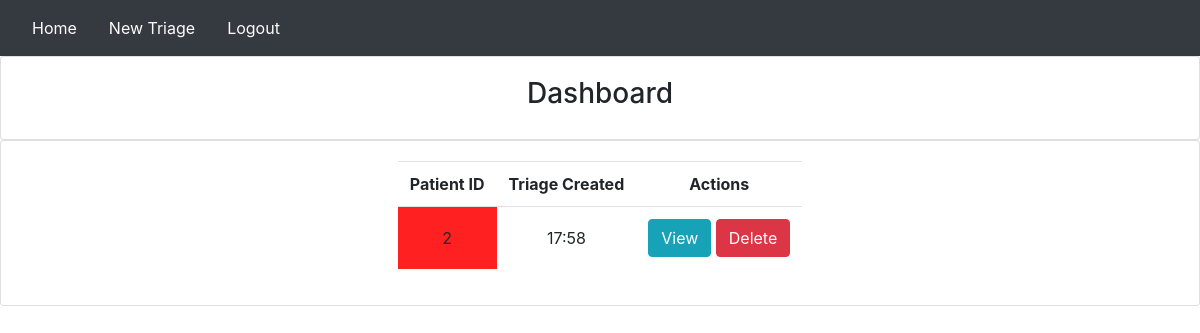
Page /home/ (signed in) on the earlier database version.
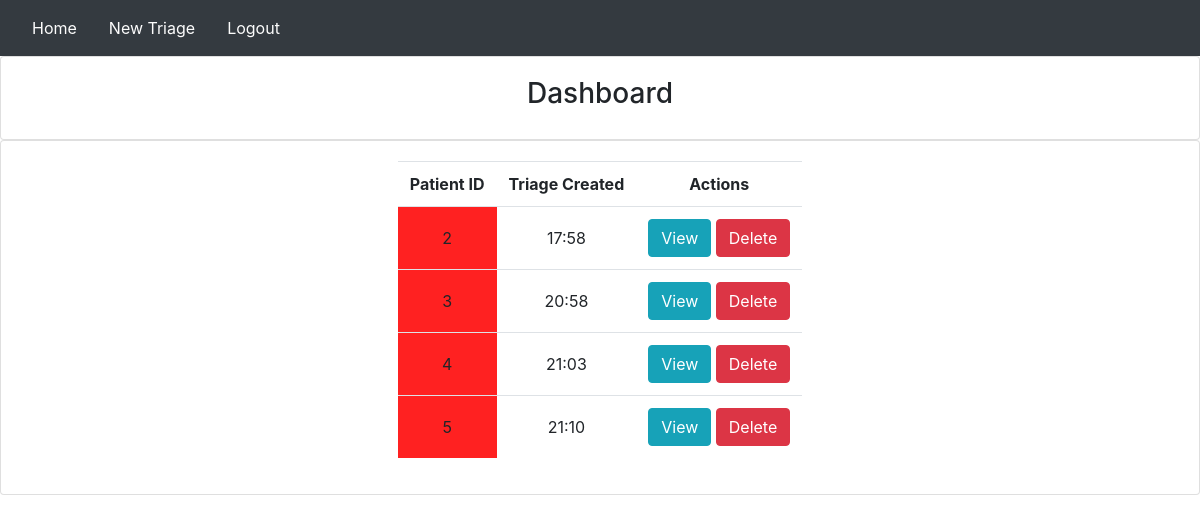
Same page on the later database version.
### triage/models.py (models this page shows, shortened)
class Triage(models.Model):
    created = models.DateTimeField(auto_now_add=True)
    user = models.ForeignKey(settings.AUTH_USER_MODEL, on_delete=models.CASCADE)
    patientid = models.CharField("Beteg azonosító", max_length=50, unique=True)
    legut = models.CharField("Légút",max_length=1,choices=LEGUT_CHOICES)
    legzesszam = models.CharField("Légzésszám", max_length=1,choices=LEGZESSZAM)
    legzesszam_LF = models.CharField("LF",max_length=50)
    legzesi_munka = models.CharField("Légzési munka",max_length=1,choices=LEGZESI_MUNKA)
    legzesi_munka_SPO = models.CharField("SpO2",max_length=50)
    kohoges = models.CharField("Köhögés",max_length=1,choices=KOHOGES)
    pulzus = models.CharField("Pulzus",max_length=1,choices=PULZUS)
    pulzus_p = models.CharField("P",max_length=50)
    bor = models.CharField("Bőr",max_length=1,choices=BOR)
    crt = models.CharField("CRT",max_length=50)
    rrbo = models.CharField("RR bo",max_length=50)
    treatment = models.BooleanField("Kezelés alatt", default=False)
    triage_category = models.CharField("Triage Kategória",max_length=1,choices=TRIAGE_CATEGORY)

### triage/views.py (the view)
# urls.py: path('home/', views.home, name='app-home'),
@login_required
def home(request):
    return render(request, 'home.html', get_triage_data())

### triage/views.py (called while the page is built)
def get_triage_data():
    triage = {"triage": Triage.objects.all()}
    return triage

### triage/templates/home.html (shortened to what this page needs)
{%extends "base.html" %}
{% block content %}
        <div class="card card-body align-items-center d-flex justify-content-center">
            <h3>Dashboard</h3>
        </div>
        <div class="card card-body align-items-center d-flex justify-content-center">
            <table class="table table-responsive align-items-center d-flex justify-content-center">
                <tr>
                    <th class="text-center">Patient ID</th>
                    <th class="text-center">Triage Created</th>
                    <th class="text-center">Actions</th>
                </tr>
                    {% for i in triage %}
                <tr>
                    {% if i.triage_category == '1' %}
                    <td style="text-align: center; vertical-align: middle; background-color: rgba(255, 0, 0, 0.87)">{{i.patientid}}</td>
                    {% elif i.triage_category == '2' %}
                    <td style="text-align: center; vertical-align: middle; background-color: rgba(255, 115, 0, 0.849)">{{i.patientid}}</td>
                    {% elif i.triage_category == '3' %}
                    <td style="text-align: center; vertical-align: middle; background-color: rgba(255, 251, 0, 0.822)">{{i.patientid}}</td>
                    {% elif i.triage_category == '4' %}
                    <td style="text-align: center; vertical-align: middle; background-color: rgba(43, 255, 0, 0.781)">{{i.patientid}}</td>
                    {% elif i.triage_category == '5' %}
                    <td style="text-align: center; vertical-align: middle; background-color: rgba(25, 0, 255, 0.781)">{{i.patientid}}</td>
                    {% endif %}
                    <td style="text-align: center; vertical-align: middle;">{{i.created|date:"H:i"}}</td>
                    <td><a href="{% url 'triage_detail' i.id %}"><button type="button" class="btn btn-primary btn-info">View</button></a>
                        <a href="{% url 'triage_delete' i.id %}"><button type="button" class="btn btn-primary btn-danger">Delete</button></a>
                    </td>
                </tr>
                    {% endfor %}
            </table>
        </div>
{% endblock%}

Differences in the rows shown:
added Triage: patientid "3", created "20:58"
added Triage: patientid "4", created "21:03"
added Triage: patientid "5", created "21:10"
